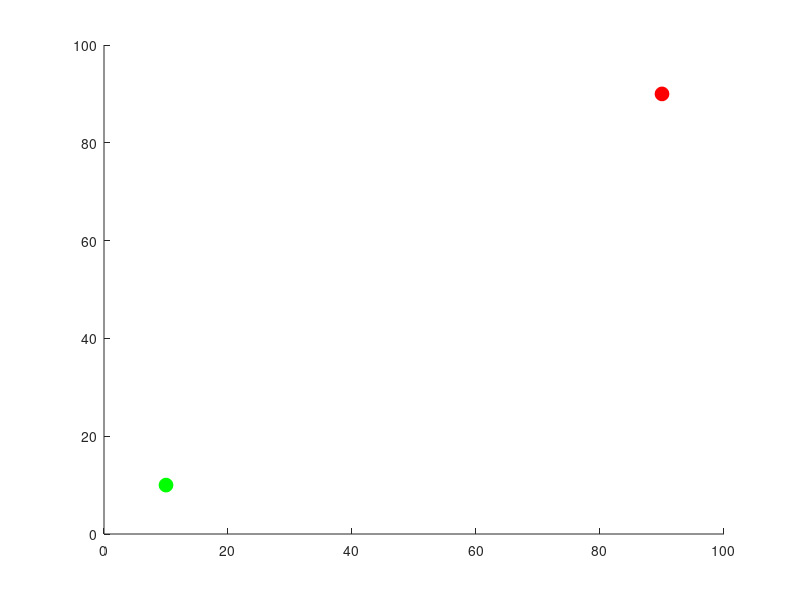

MATLAB code for this plot: (Note: this script raises an error after producing the figure.)
% Bi-directional RRT* in 2D

% Clear environment
clear;
clc;
close all;

% Parameters
start = [10, 10];
goal = [90, 90];
step_size = 5;
goal_sample_rate = 0.05;
max_iter = 500;
x_lim = [0, 100];
y_lim = [0, 100];
radius = 10;

% Node structure
node_start = struct('pos', start, 'parent', [], 'cost', 0);
node_goal = struct('pos', goal, 'parent', [], 'cost', 0);

% Initialize trees
tree_start = node_start;
tree_goal = node_goal;

% Plotting setup
figure;
hold on;
xlim(x_lim);
ylim(y_lim);
plot(start(1), start(2), 'go', 'MarkerSize', 10, 'MarkerFaceColor', 'g');
plot(goal(1), goal(2), 'ro', 'MarkerSize', 10, 'MarkerFaceColor', 'r');

% Main loop
for i = 1:max_iter
    % Random sampling
    if rand < goal_sample_rate
        rand_point = goal;
    else
        rand_point = [rand * (x_lim(2) - x_lim(1)), rand * (y_lim(2) - y_lim(1))];
    end
    
    % Extend start tree
    idx_start = nearest(tree_start, rand_point);
    new_point_start = steer(tree_start(idx_start).pos, rand_point, step_size);
    
    % Extend goal tree
    idx_goal = nearest(tree_goal, new_point_start);
    new_point_goal = steer(tree_goal(idx_goal).pos, new_point_start, step_size);
    
    % Add new nodes to trees
    if within_radius(tree_start(idx_start).pos, new_point_start, step_size)
        new_node_start = struct('pos', new_point_start, 'parent', idx_start, 'cost', tree_start(idx_start).cost + dist(tree_start(idx_start).pos, new_point_start));
        tree_start(end + 1) = new_node_start;
        plot([tree_start(idx_start).pos(1), new_point_start(1)], [tree_start(idx_start).pos(2), new_point_start(2)], 'b');
    end
    
    if within_radius(tree_goal(idx_goal).pos, new_point_goal, step_size)
        new_node_goal = struct('pos', new_point_goal, 'parent', idx_goal, 'cost', tree_goal(idx_goal).cost + dist(tree_goal(idx_goal).pos, new_point_goal));
        tree_goal(end + 1) = new_node_goal;
        plot([tree_goal(idx_goal).pos(1), new_point_goal(1)], [tree_goal(idx_goal).pos(2), new_point_goal(2)], 'r');
    end
    
    % Check for connection
    if within_radius(new_point_start, new_point_goal, step_size)
        disp('Path found!');
        
        % Trace path from start to goal
        path_start = [new_point_start];
        path_goal = [new_point_goal];
        
        idx = length(tree_start);
        while ~isempty(tree_start(idx).parent)
            path_start = [tree_start(idx).pos; path_start];
            idx = tree_start(idx).parent;
        end
        
        idx = length(tree_goal);
        while ~isempty(tree_goal(idx).parent)
            path_goal = [path_goal; tree_goal(idx).pos];
            idx = tree_goal(idx).parent;
        end
        
        path = [path_start; flipud(path_goal)];
        plot(path(:,1), path(:,2), 'g', 'LineWidth', 2);
        
        break;
    end
end

if i == max_iter
    disp('Max iterations reached. Path not found.');
end

hold off;

% Function to calculate Euclidean distance
function d = dist(p1, p2)
    d = sqrt(sum((p1 - p2).^2));
end

% Function to find nearest node in the tree
function idx = nearest(tree, point)
    dists = arrayfun(@(node) dist(node.pos, point), tree);
    [~, idx] = min(dists);
end

% Function to steer towards a point
function new_point = steer(from_point, to_point, step_size)
    direction = to_point - from_point;
    distance = norm(direction);
    new_point = from_point + step_size * (direction / distance);
    if distance < step_size
        new_point = to_point;
    end
end

% Function to check if two points are within radius
function result = within_radius(p1, p2, radius)
    result = dist(p1, p2) <= radius;
end
